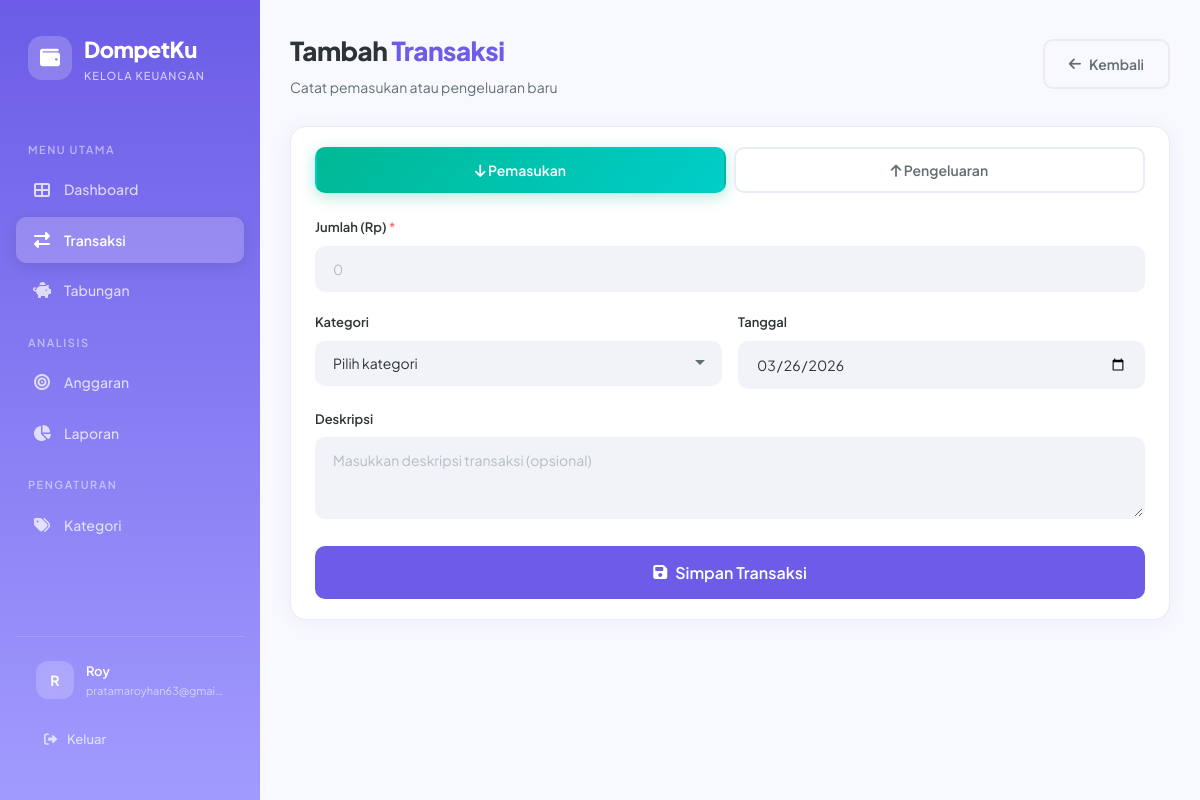
The app's page /transaction/add (signed in) with its own data.
### app.py (models this page shows, shortened)
class User(UserMixin, db.Model):
    id = db.Column(db.Integer, primary_key=True)
    username = db.Column(db.String(80), unique=True, nullable=False)
    email = db.Column(db.String(120), unique=True, nullable=False)
    password_hash = db.Column(db.String(256), nullable=False)
    created_at = db.Column(db.DateTime, default=datetime.utcnow)
    transactions = db.relationship('Transaction', backref='user', lazy=True, cascade='all, delete-orphan')
    savings_goals = db.relationship('SavingsGoal', backref='user', lazy=True, cascade='all, delete-orphan')
    categories = db.relationship('Category', backref='user', lazy=True, cascade='all, delete-orphan')
    budgets = db.relationship('Budget', backref='user', lazy=True, cascade='all, delete-orphan')

### app.py (the view, shortened to what this page needs)
@app.route('/transaction/add', methods=['GET', 'POST'])
@login_required
def add_transaction():
    categories = Category.query.filter_by(user_id=current_user.id).order_by(Category.name).all()
    income_categories = [c for c in categories if c.type == 'income']
    expense_categories = [c for c in categories if c.type == 'expense']
    return render_template('add_transaction.html',
                           income_categories=income_categories,
                           expense_categories=expense_categories)

### app.py (called while the page is built)
@login_manager.user_loader
def load_user(user_id):
    return db.session.get(User, int(user_id))

### templates/add_transaction.html (shortened to what this page needs)
{% extends "base.html" %}
{% block content %}
<div class="page-header">
    <div>
        <h1>Tambah <span>Transaksi</span></h1>
        <p class="page-subtitle">Catat pemasukan atau pengeluaran baru</p>
    </div>
    <a href="{{ url_for('transactions') }}" class="btn btn-outline">
        <i class="fas fa-arrow-left"></i> Kembali
    </a>
</div>
<div class="form-container-responsive">
    <div class="card slide-up">
        <div class="card-body form-card-body">
            <form method="POST" action="{{ url_for('add_transaction') }}" id="transactionForm">
                <div class="type-toggle">
                    <button type="button" class="toggle-btn active-income" id="toggleIncome" onclick="setType('income')">
                        <i class="fas fa-arrow-down"></i> Pemasukan
                    </button>
                    <button type="button" class="toggle-btn" id="toggleExpense" onclick="setType('expense')">
                        <i class="fas fa-arrow-up"></i> Pengeluaran
                    </button>
                </div>
                <div class="form-group">
                    <label class="form-label" for="amount">
                        Jumlah (Rp) <span class="required">*</span>
                    </label>
                    <input type="number" class="form-control amount-input" id="amount" name="amount"
                           placeholder="0" required min="1" step="1000" inputmode="numeric">
                </div>
                <div class="form-row">
                    <div class="form-group">
                        <label class="form-label" for="category_id">Kategori</label>
                        <select class="form-control" id="category_id" name="category_id">
                            <option value="0">Pilih kategori</option>
                        </select>
                    </div>
                    <div class="form-group">
                        <label class="form-label" for="date">Tanggal</label>
                        <input type="date" class="form-control" id="date" name="date"
                               value="{{ today if today else '' }}">
                    </div>
                </div>
                <div class="form-group">
                    <label class="form-label" for="description">Deskripsi</label>
                    <textarea class="form-control" id="description" name="description"
                              placeholder="Masukkan deskripsi transaksi (opsional)" rows="3"></textarea>
                </div>
                <button type="submit" class="btn btn-primary btn-block btn-lg">
                    <i class="fas fa-save"></i> Simpan Transaksi
                </button>
            </form>
        </div>
    </div>
</div>
{% endblock %}

### templates/base.html (shortened to what this page needs)
<!DOCTYPE html>
<html lang="id">
<head>
    <link rel="stylesheet" href="https://cdnjs.cloudflare.com/ajax/libs/font-awesome/6.5.1/css/all.min.css">
    <link rel="stylesheet" href="{{ url_for('static', filename='css/style.css') }}">
</head>
<body>
    {% if current_user.is_authenticated %}
    <div class="app-layout">
        <aside class="sidebar" id="sidebar">
            <div class="sidebar-brand">
                <div class="brand-icon">
                    <i class="fas fa-wallet"></i>
                </div>
                <div>
                    <div class="brand-text">DompetKu</div>
                    <div class="brand-sub">Kelola Keuangan</div>
                </div>
            </div>
            <nav class="sidebar-nav">
                <div class="nav-section-title">Menu Utama</div>
                <div class="nav-item">
                    <a href="{{ url_for('dashboard') }}" class="nav-link {% if request.endpoint == 'dashboard' %}active{% endif %}">
                        <i class="fas fa-th-large"></i>
                        <span>Dashboard</span>
                    </a>
                </div>
                <div class="nav-item">
                    <a href="{{ url_for('transactions') }}" class="nav-link {% if request.endpoint in ['transactions', 'add_transaction', 'edit_transaction'] %}active{% endif %}">
                        <i class="fas fa-exchange-alt"></i>
                        <span>Transaksi</span>
                    </a>
                </div>
                <div class="nav-item">
                    <a href="{{ url_for('savings') }}" class="nav-link {% if request.endpoint in ['savings', 'add_savings_goal', 'savings_detail'] %}active{% endif %}">
                        <i class="fas fa-piggy-bank"></i>
                        <span>Tabungan</span>
                    </a>
                </div>
                <div class="nav-section-title">Analisis</div>
                <div class="nav-item">
                    <a href="{{ url_for('budgets') }}" class="nav-link {% if request.endpoint == 'budgets' %}active{% endif %}">
                        <i class="fas fa-bullseye"></i>
                        <span>Anggaran</span>
                    </a>
                </div>
                <div class="nav-item">
                    <a href="{{ url_for('reports') }}" class="nav-link {% if request.endpoint == 'reports' %}active{% endif %}">
                        <i class="fas fa-chart-pie"></i>
                        <span>Laporan</span>
                    </a>
                </div>
                <div class="nav-section-title">Pengaturan</div>
                <div class="nav-item">
                    <a href="{{ url_for('categories') }}" class="nav-link {% if request.endpoint == 'categories' %}active{% endif %}">
                        <i class="fas fa-tags"></i>
                        <span>Kategori</span>
                    </a>
                </div>
            </nav>
            <div class="sidebar-footer">
                <div class="sidebar-user">
                    <div class="user-avatar">{{ current_user.username[0]|upper }}</div>
                    <div class="user-info">
                        <div class="user-name">{{ current_user.username }}</div>
                        <div class="user-email">{{ current_user.email }}</div>
                    </div>
                </div>
                <a href="{{ url_for('logout') }}" class="logout-btn">
                    <i class="fas fa-sign-out-alt"></i>
                    <span>Keluar</span>
                </a>
            </div>
        </aside>
        <main class="main-content">
            {% block content %}{% endblock %}
        </main>
    </div>
    {% else %}
        {% block auth_content %}{% endblock %}
    {% endif %}
</body>
</html>

### records on screen
User: username "R", username "Roy", email "pratamaroyhan63@gmai…"
